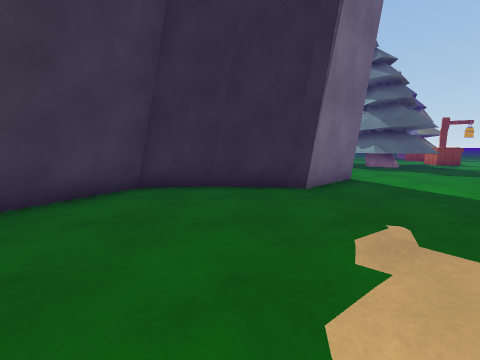
view 1 (above)

24 first-person views from a walk through a 3-D level made in the Unity game engine. The camera is 1.2 m above the floor, tilts 8° down and sees 90° across. The floor is counted in squares, 1 m on a side. Each view is taken from the middle of a square. On the plan, view 1 faces up. The plan holds only what a view shows up to about 12 squares ahead; the rest is blank. The place goes on beyond the plan. Surface patterns are stand-ins for the level's own textures.

view 2
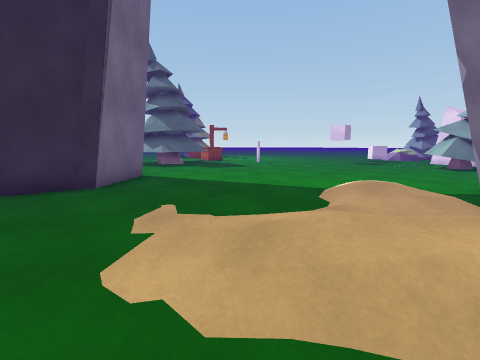

view 3
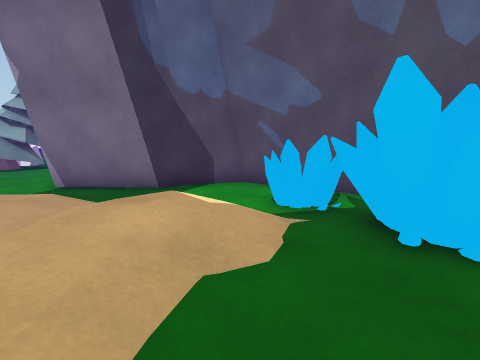

view 4
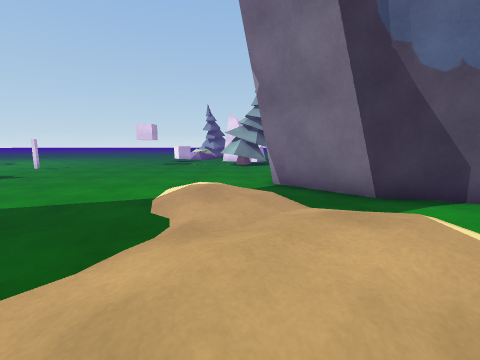

view 5
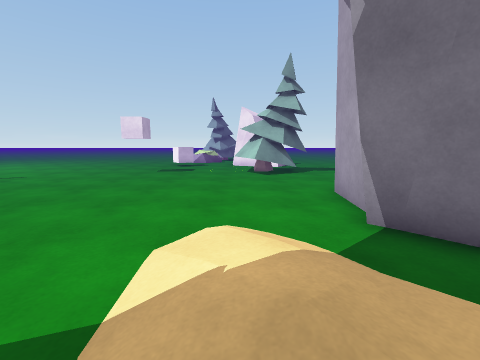

view 6
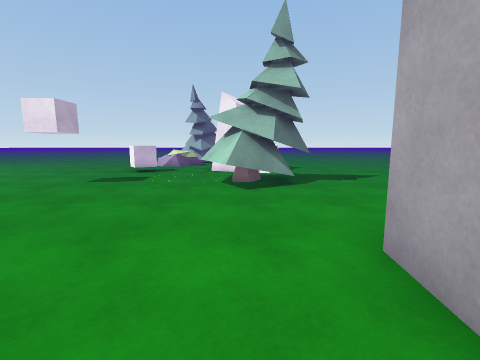

view 7
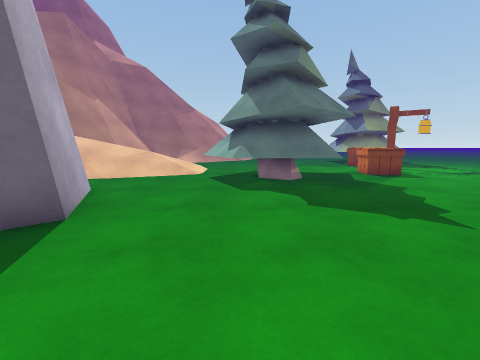

view 8
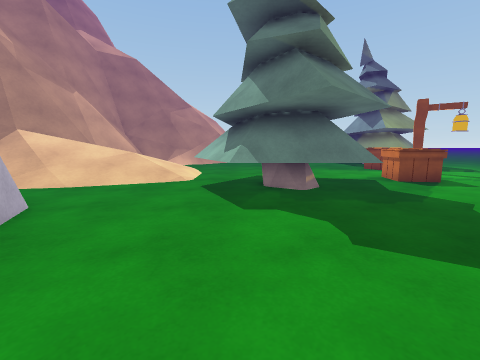

view 9
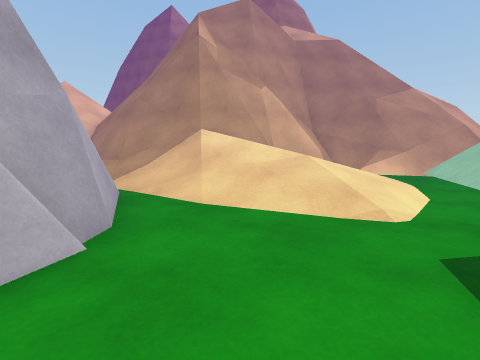

view 10
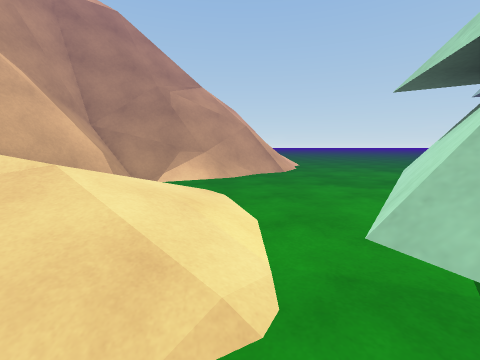

view 11
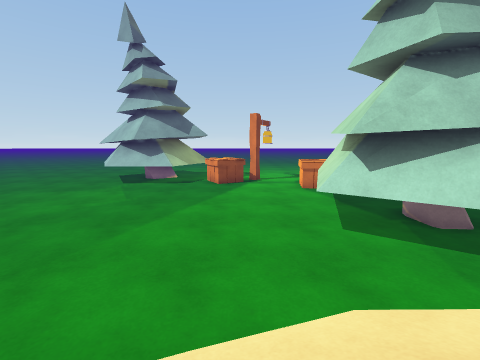

view 12
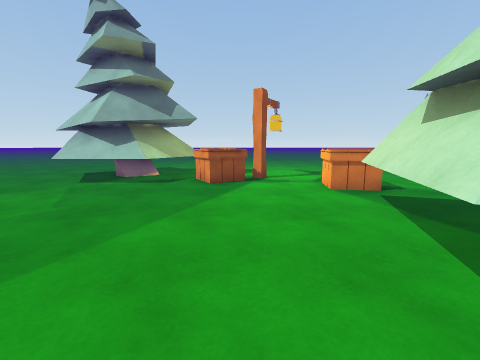

view 13
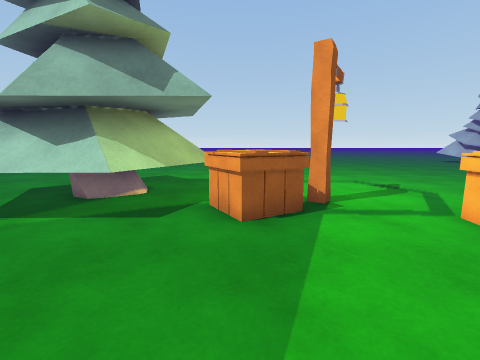

view 14
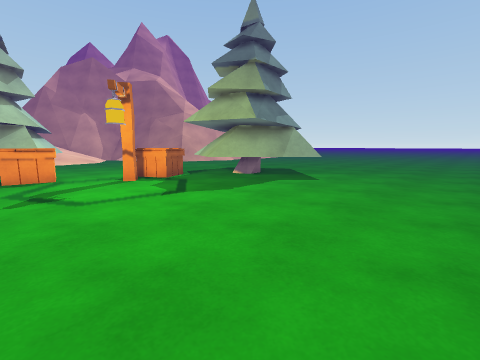

view 15
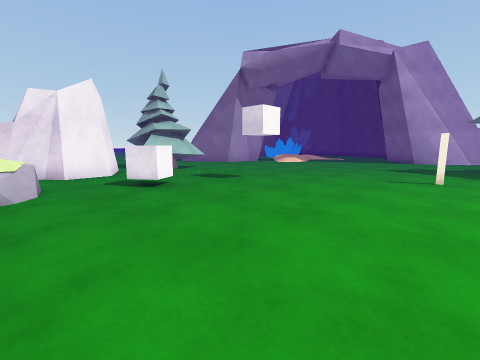

view 16
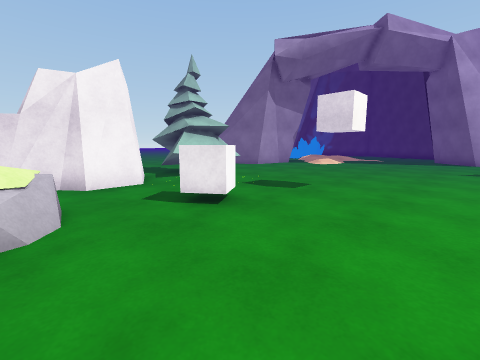

view 17
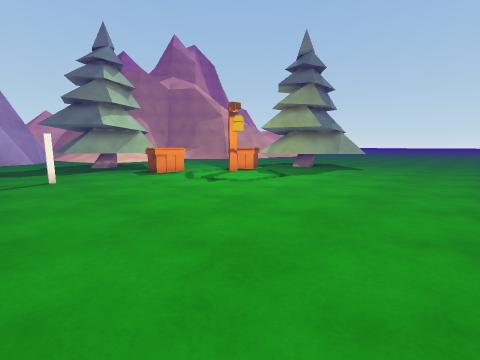

view 18
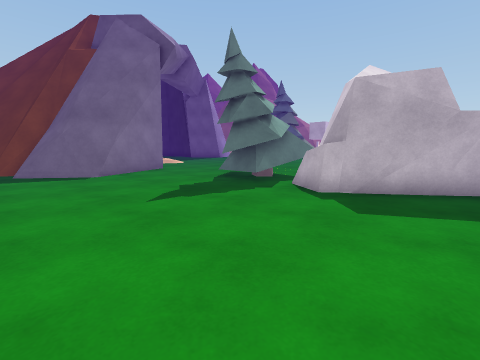

view 19
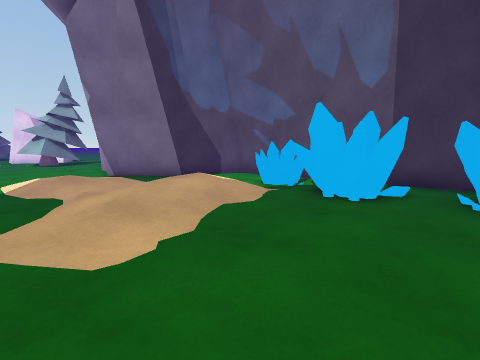

view 20
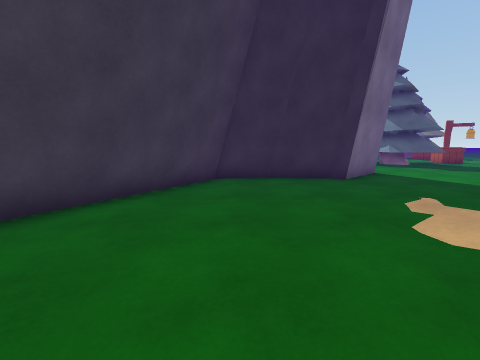

view 21
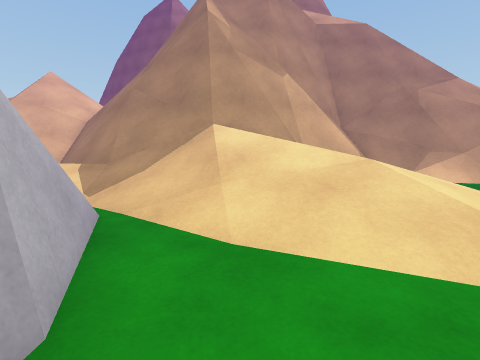

view 22
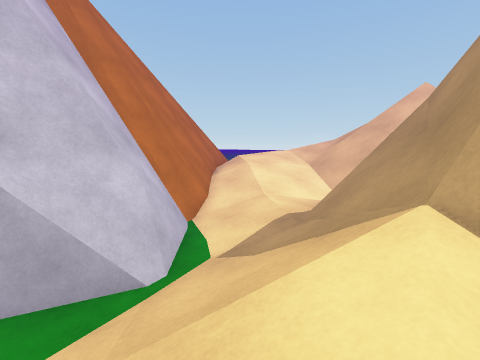

view 23
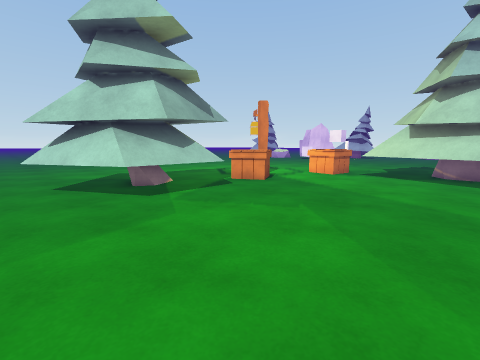

view 24
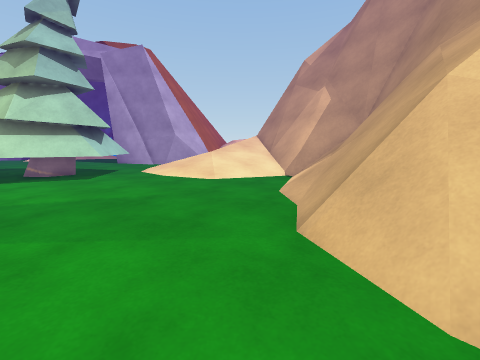

### Floor plan
Key: @ floor where view 1 was taken; # wall or solid block; . main floor; : floor 0.25 m higher than the main floor; + floor 0.5 m higher than the main floor; / step, stairs or slope; = window, fence, low wall or low ledge; ^ raised ledge; v drop or lower ground; T pine tree; C crystal; U cube; R rock; S streetlight; A crate.
Columns run from 5 left of view 1 to 24 right of it. Each row starts with its distance up from view 1.
 27    /vv#=//////................
 26    vv#=# vv//.......TTT.......
 25   vv ^^###==/......TTTTT......
 24   v ^====#/........TTTTTTT....
 23  vv^#=////.........TTTTTT.....
 22 vvv^^=#/...........TTTTT......
 21 vvv####/............ATT.......
 20 v   ##////.........AA.........
 19    ^#=////.........AA.........
 18   ^##  ////.........S.........
 17 ^^^=///////.TTTT..............
 16 =//////////TTTTTT.AA..........
 15 =/////////.TTTTTTAAA..........
 14 =///////...TTTTTT.............
 13 +//.==......TTTT..............
 12 ///#####....TTTT..............
 11 //=##  ##..........#..........
 10 /###    #.....................
  9 ###     ##....................
  8 # #     ##....................
  7 #########.....................
  6  ##...................U.......
  5  ##......................UU..R
  4 ##........................U.RR
  3 #............................R
  2 #............................
  1 ......./////:/.......TTTT.RRR
  0 .....@./+/://.......TTTTTRRRRR
 -1  ....../+///.###.....TTTTRRRR.
 -2    ..../+//.######....TT..R...
 -3    ..##.//.##    #............
 -4    CCCCCC..##    ##...........
 -5    CCCCCC.##     ##...........
 -6     ########   ####...........
 -7     ##        ####............
 -8               ##..............

Positions as (right, up) in squares from view 1, and headings:
1: (0, 0), facing up
2: (0, -1), facing up-right
3: (0, 0), facing down-right
4: (1, 0), facing right
5: (5, 1), facing right
6: (9, 0), facing right
7: (7, 5), facing up
8: (7, 7), facing up
9: (6, 11), facing up-left
10: (5, 14), facing up
11: (3, 19), facing right
12: (6, 19), facing right
13: (10, 20), facing right
14: (24, 15), facing up-left
15: (24, 12), facing down-left
16: (24, 9), facing down-left
17: (24, 10), facing up-left
18: (24, -8), facing up-left
19: (-2, 2), facing down-right
20: (-2, -2), facing up
21: (4, 12), facing up-left
22: (1, 17), facing down-left
23: (8, 27), facing down-right
24: (10, 27), facing down-left
